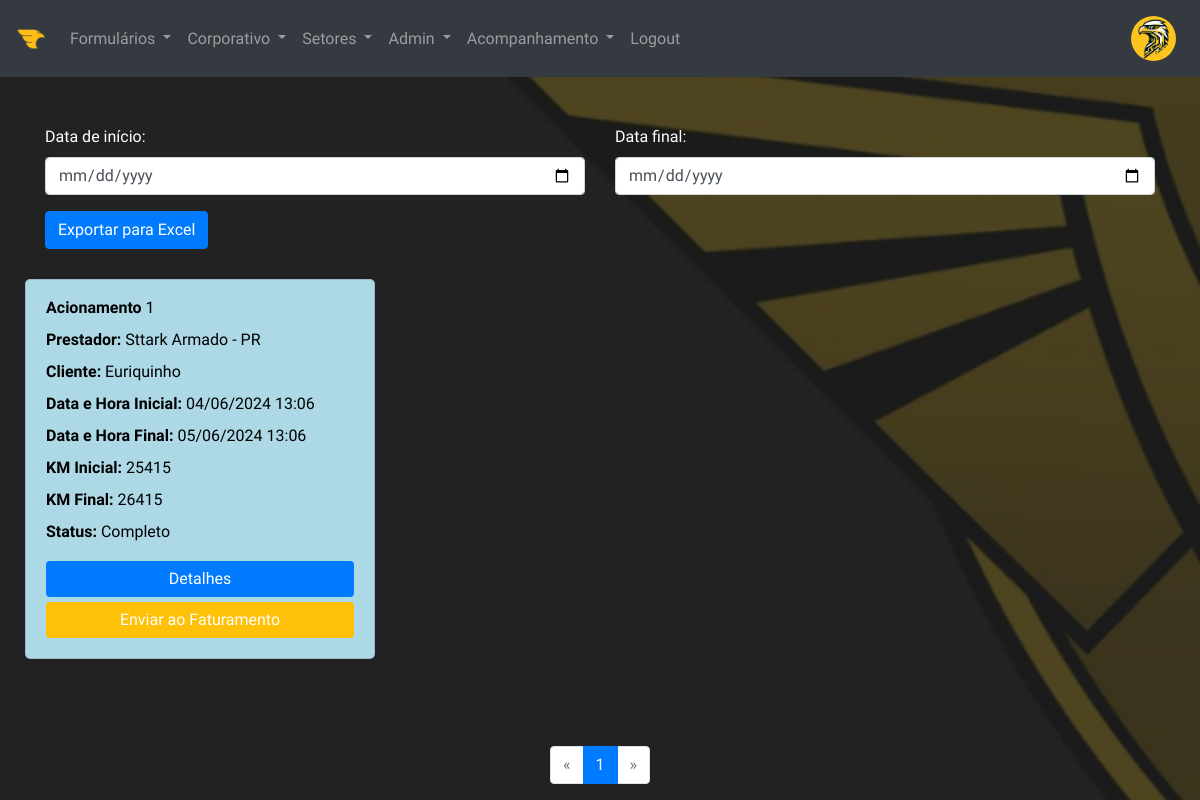
Before: /activations (signed in) with the older database file.
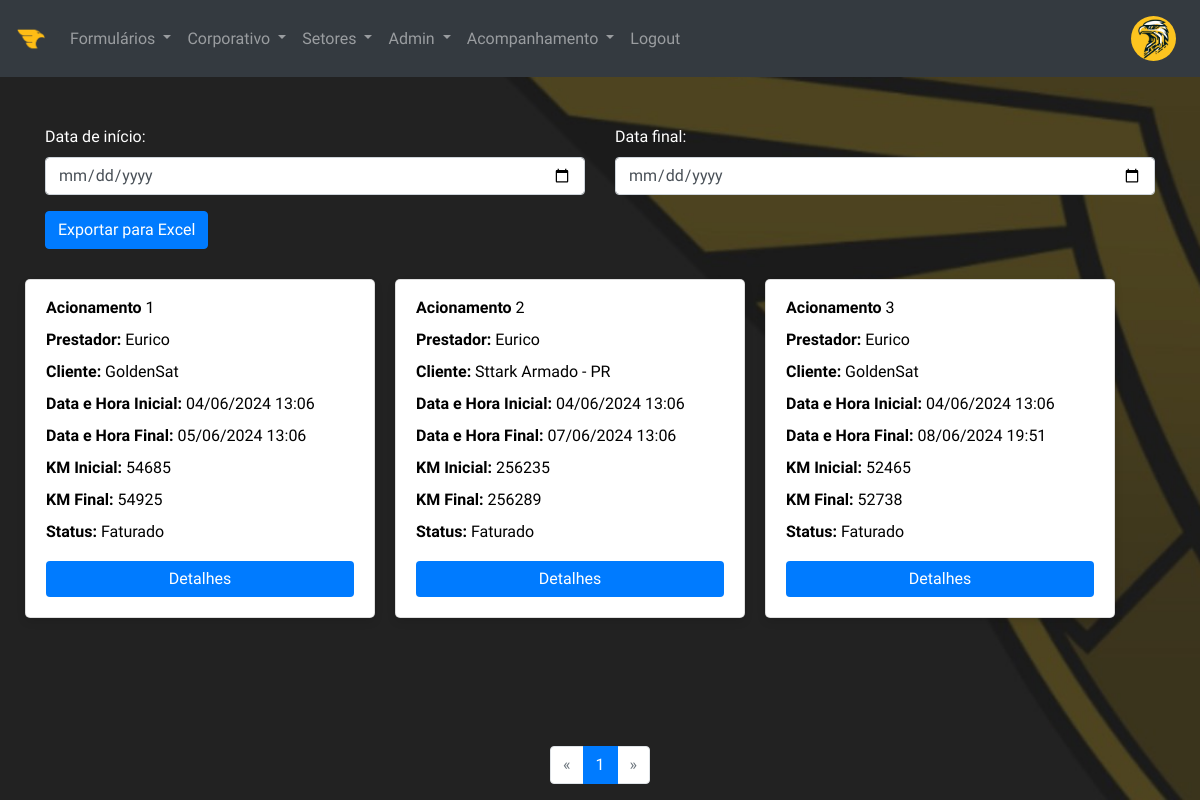
After: the same page with the newer database file.
### models.py (models this page shows)
class Activation(db.Model):
    id = db.Column(db.Integer, primary_key=True)  # ID da ativação
    start_time = db.Column(db.DateTime)  # Data e hora de início da ativação
    end_time = db.Column(db.DateTime)  # Data e hora de término da ativação
    provider_id = db.Column(db.Integer, db.ForeignKey('provider.id'))  # ID do prestador associado à ativação
    client_id = db.Column(db.Integer, db.ForeignKey('client.id', name='fk_client_id'))  # ID do cliente associado à ativação
    plates = db.Column(db.String(50))  # Placas do veículo usado na ativação
    agents = db.Column(db.String(50))  # Agentes envolvidos na ativação
    equipment_id = db.Column(db.String(50))  # ID do equipamento usado na ativação
    initial_km = db.Column(db.Integer)  # Quilometragem inicial na ativação
    final_km = db.Column(db.Integer)  # Quilometragem final na ativação
    toll = db.Column(db.Float)  # Valor do pedágio na ativação
    client_toll = db.Column(db.Float)  # Valor do pedágio cobrado do cliente
    status = db.Column(db.String(20), default='Pendente')  # Status da ativação

class Provider(db.Model):
    id = db.Column(db.Integer, primary_key=True)  # ID do prestador
    name = db.Column(db.String(50))  # Nome do prestador
    km_allowance = db.Column(db.Integer)  # Quilometragem permitida
    hour_allowance = db.Column(db.Time)  # Horas permitidas
    activation_value = db.Column(db.Float)  # Valor de ativação
    km_excess_value = db.Column(db.Float)  # Valor do excesso de quilometragem
    excess_value = db.Column(db.Float)  # Valor do excesso de horas

class Client(db.Model):
    id = db.Column(db.Integer, primary_key=True)  # ID do cliente
    name = db.Column(db.String(50))  # Nome do cliente
    km_allowance = db.Column(db.Integer)  # Quilometragem permitida
    hour_allowance = db.Column(db.Time)  # Horas permitidas
    activation_value = db.Column(db.Float)  # Valor de ativação
    km_excess_value = db.Column(db.Float)  # Valor do excesso de quilometragem
    excess_value = db.Column(db.Float)  # Valor do excesso de horas

### routes.py (the view)
@app.route('/activations', methods=['GET'])
@login_required  # Requer que o usuário esteja autenticado
@check_permissions(['Acompanhamento', 'Admin', 'Inteligência', 'CEO', 'Diretoria'])  # Verifica as permissões do usuário
def list_activations():
    page = request.args.get('page', 1, type=int)
    activations = Activation.query.paginate(page=page, per_page=30)
    clients = Client.query.all()
    return render_template('activations.html', activations=activations, clients=clients, Client=Client, Provider=Provider)

### app.py (called while the page is built)
@login_manager.user_loader
def load_user(user_id):
    return User.query.get(int(user_id))  # Retorna o usuário pelo ID

### routes.py (called while the page is built)
def check_permissions(access_level):
    def decorator(func):
        @wraps(func)
        def wrapper(*args, **kwargs):
            if current_user.is_authenticated and current_user.access_level in access_level:
                return func(*args, **kwargs)
            else:
                flash('Você não tem permissão para acessar esta página.', 'danger')
                return redirect(url_for('index'))
        return wrapper
    return decorator

### templates/activations.html (shortened to what the changed rows need)
{% extends 'base.html' %}
{% block content %}
<div class="card-container" id="card-container">
        {% for activation in activations %}
        {% if activation.status in ['Pendente', 'Completo', 'Enviado ao Faturamento', 'Faturado'] %}
        {% set provider = Provider.query.get(activation.provider_id) %}
        {% set client = Client.query.get(activation.client_id) if activation.client_id else None %}
        <div class="card" style="background-color: {% if activation.status == 'Pendente' %}lightyellow{% elif activation.status == 'Completo' %}lightblue{% elif activation.status == 'Enviado ao Faturamento' %}lightgreen{% endif %};">
            <p><b>Acionamento</b> {{ activation.id }}</p>
            <p><b>Prestador:</b> {{ provider.name }}</p>
            {% if client %}
            <p><b>Cliente:</b> {{ client.name }}</p>
            {% endif %}
            <p><b>Data e Hora Inicial:</b> {{ activation.start_time.strftime("%d/%m/%Y %H:%M") }}</p>
            <p><b>Data e Hora Final:</b> {% if activation.end_time %}{{ activation.end_time.strftime("%d/%m/%Y %H:%M") }}{% endif %}</p>
            <p><b>KM Inicial:</b> {{ activation.initial_km }}</p>
            <p><b>KM Final:</b> {{ activation.final_km }}</p>
            <p><b>Status:</b> {{ activation.status }}</p>
            <form action="{{ url_for('activation_details', id=activation.id) }}" method="get" style="display: inline">
                <button type="submit" class="btn btn-primary" {% if activation.status not in ['Completo', 'Enviado ao Faturamento', 'Faturado'] %}disabled{% endif %}>Detalhes</button>
            </form>
            {% if activation.status == 'Pendente' %}
            <form action="{{ url_for('edit_activation', id=activation.id) }}" method="get" style="display: inline">
                <button type="submit" class="btn btn-success">Editar</button>
            </form>
            {% elif activation.status == 'Completo' %}
                {% if current_user.access_level in ['Admin', 'Inteligência', 'Supervisor'] %}
            <form action="{{ url_for('send_to_billing', id=activation.id) }}" method="post" style="display: inline">
                <button type="submit" class="btn btn-warning">Enviar ao Faturamento</button>
            </form>
                {% endif %}
            {% endif %}
        </div>
        {% endif %}
        {% endfor %}
        <footer class="footer">
            <div class="container">
                <nav aria-label="Page navigation">
                    <ul class="pagination justify-content-center">
                        {% for page_num in range(1, activations.pages + 1) %}
                        <li class="page-item {% if page_num == activations.page %}active{% endif %}">
                            <a class="page-link" href="{{ url_for('list_activations', page=page_num) }}">{{ page_num }}</a>
                        </li>
                    {% endfor %}
                    </ul>
                </nav>
            </div>
        </footer>
</div>
{% endblock %}

Changed rows visible on the page:
removed Provider: name "Sttark Armado - PR"
changed Activation id 1: initial_km "25415" → "54685"; final_km "26415" → "54925"; status "Completo" → "Faturado"; no longer shows "Enviar ao Faturamento"
now on this page (row edited): Provider: name "Eurico"
changed Client: name "Euriquinho" → "GoldenSat"
added Activation: id "2", start_time "04/06/2024 13:06", end_time "07/06/2024 13:06", initial_km "256235", final_km "256289", status "Faturado"
added Client: name "Sttark Armado - PR"
added Activation: id "3", {{ client.name }} "GoldenSat", start_time "04/06/2024 13:06", end_time "08/06/2024 19:51", initial_km "52465", final_km "52738", status "Faturado"
